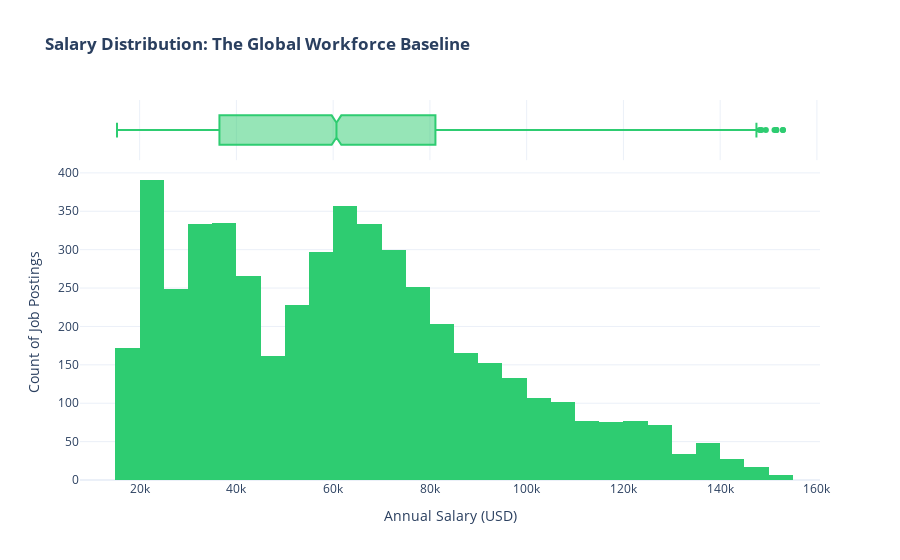

Write notebook code for a chart like this one.
### Code cell
# %% [markdown]
# ## Task 2: Establishing the Salary Baseline (Q1)
# **Goal:** Understand the global salary distribution and identify the characteristics of the core workforce.

# %%
import matplotlib.pyplot as plt
import seaborn as sns
import plotly.express as px

# Load the cleaned data we just saved
df_cleaned = pd.read_csv(CLEANED_FILE_PATH)

# %% [markdown]
# ### 1.1 Salary Distribution with Core Statistics
# We compare the Mean vs Median to check for remaining skewness.

# %%
# Summary statistics for the CEO
stats = df_cleaned['salary_usd'].describe()
print(f"Market Baseline Statistics (USD):")
print(f"- Mean Salary: ${stats['mean']:,.0f}")
print(f"- Median Salary: ${stats['50%']:,.0f}")
print(f"- Market Range: ${stats['min']:,.0f} to ${stats['max']:,.0f}")

# Visualization: Distribution of Salary
fig = px.histogram(df_cleaned, x="salary_usd", 
                   nbins=30, 
                   marginal="box", # Adds a boxplot on top to show quartiles
                   title="<b>Salary Distribution: The Global Workforce Baseline</b>",
                   labels={'salary_usd': 'Annual Salary (USD)'},
                   color_discrete_sequence=['#2ecc71'], 
                   template="plotly_white")

fig.update_layout(
    xaxis_title="Annual Salary (USD)",
    yaxis_title="Count of Job Postings",
    showlegend=False
)
fig.show()

# %% [markdown]
# ### 1.2 Salary by Seniority: Validating the Hierarchy
# To ensure our cleaned data makes sense, we check if salaries align with seniority levels.

# %%
fig2 = px.box(df_cleaned, x="seniority_level", y="salary_usd",
              category_orders={"seniority_level": ["Intern", "Junior", "Mid", "Senior", "Lead", "Executive"]},
              color="seniority_level",
              title="<b>Salary Tiers by Seniority Level (Cleaned Data)</b>",
              labels={'salary_usd': 'Salary (USD)', 'seniority_level': 'Seniority Level'},
              template="simple_white")

fig2.update_layout(showlegend=False)
fig2.show()

### Figure 1 — Plotly figure (JSON) as saved in the notebook; plotly's stock layout.template omitted (floating-point values rounded to 4 significant figures; data arrays with more than 128 entries replaced by an {"elided": "..."} marker saying what was removed)
{"data": [{"bingroup": "x", "hovertemplate": "Annual Salary (USD)=%{x}<br>count=%{y}<extra></extra>", "legendgroup": "", "marker": {"color": "#2ecc71", "pattern": {"shape": ""}}, "name": "", "nbinsx": 30, "orientation": "v", "showlegend": false, "type": "histogram", "x": {"elided": "4970 int values"}, "xaxis": "x", "yaxis": "y"}, {"hovertemplate": "Annual Salary (USD)=%{x}<extra></extra>", "legendgroup": "", "marker": {"color": "#2ecc71"}, "name": "", "notched": true, "showlegend": false, "type": "box", "x": {"elided": "4970 int values"}, "xaxis": "x2", "yaxis": "y2"}], "layout": {"barmode": "relative", "legend": {"tracegroupgap": 0}, "showlegend": false, "title": {"text": "<b>Salary Distribution: The Global Workforce Baseline</b>"}, "xaxis": {"anchor": "y", "domain": [0, 1], "title": {"text": "Annual Salary (USD)"}}, "xaxis2": {"anchor": "y2", "domain": [0, 1], "matches": "x", "showgrid": true, "showticklabels": false}, "yaxis": {"anchor": "x", "domain": [0, 0.8316], "title": {"text": "Count of Job Postings"}}, "yaxis2": {"anchor": "x2", "domain": [0.8416, 1], "matches": "y2", "showgrid": false, "showline": false, "showticklabels": false, "ticks": ""}}}
